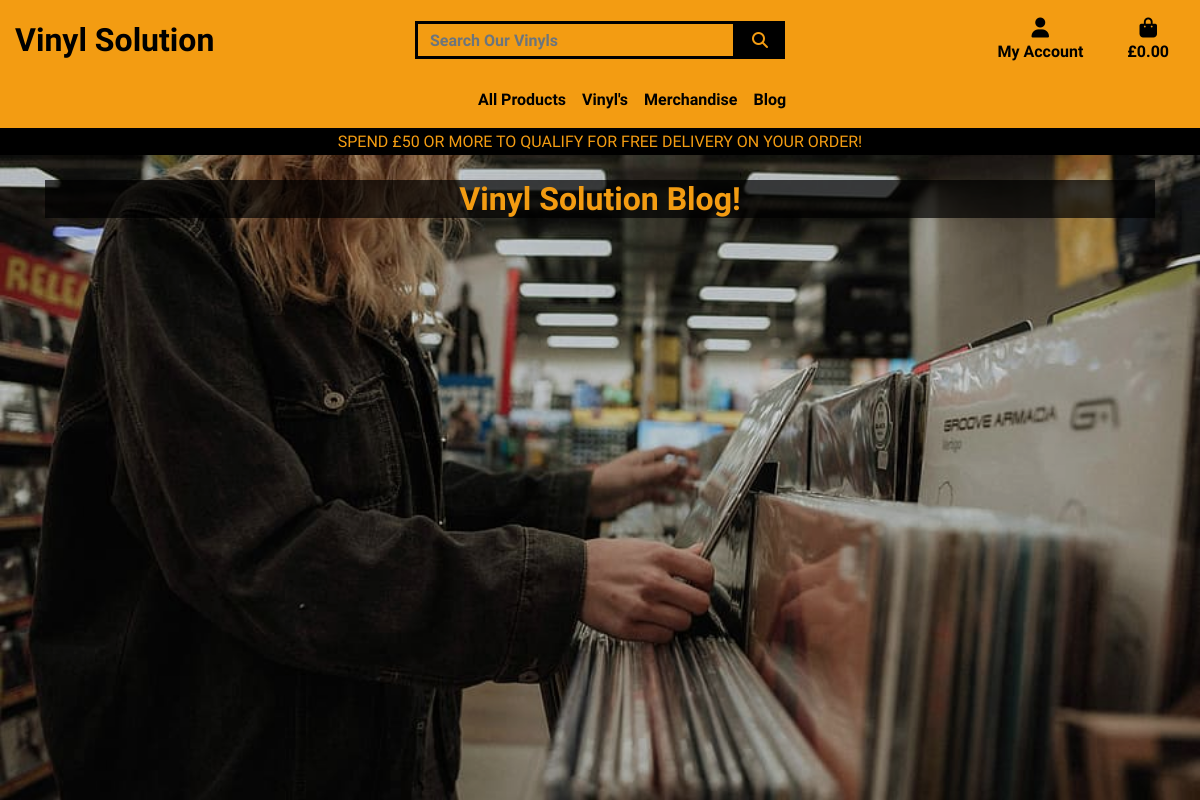
Page /blog/ on the earlier database version.
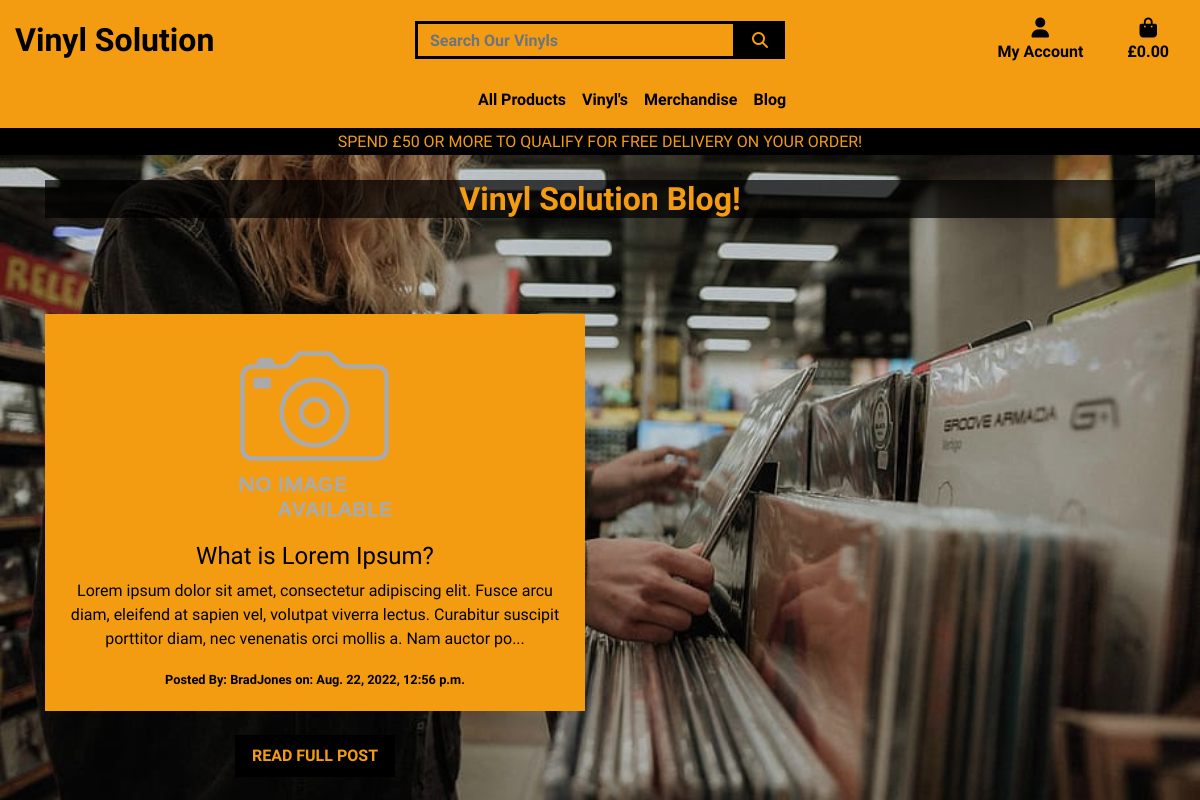
Same page on the later database version.
### blog/models.py (models this page shows, shortened)
class BlogPost(models.Model):
    blog_title = models.CharField(max_length=80, null=True, blank=False)
    author = models.ForeignKey(
        User, on_delete=models.CASCADE, null=True, blank=True)
    date_created = models.DateTimeField(
        auto_now_add=True, null=True)
    blog_preview = models.CharField(max_length=254, null=True, blank=True)
    blog_body = models.TextField()
    image = models.ImageField(null=True, blank=True)
    image_url = models.URLField(max_length=1024, null=True, blank=True)
    class Meta:
        ordering = ['-date_created']

### blog/views.py (the view)
# urls.py: path('', views.blog, name='blog'),
def blog(request):
    blogposts = BlogPost.objects.all()
    context = {
        'blogposts': blogposts,
    }
    return render(request, 'blog/blog.html', context)

### bag/contexts.py (called while the page is built, shortened)
def bag_contents(request):
    bag_items = []
    total = 0
    product_count = 0
    bag = request.session.get('bag', {})
    if total < settings.FREE_DELIVERY_THRESHOLD:
        delivery = total * Decimal(settings.STANDARD_DELIVERY_PERCENTAGE / 100)
        free_delivery_delta = settings.FREE_DELIVERY_THRESHOLD - total
    else:
        delivery = 0
        free_delivery_delta = 0
    grand_total = delivery + total
    context = {
        'bag_items': bag_items,
        'total': total,
        'product_count': product_count,
        'delivery': delivery,
        'free_delivery_delta': free_delivery_delta,
        'free_delivery_threshold': settings.FREE_DELIVERY_THRESHOLD,
        'grand_total': grand_total,
    }
    return context

### blog/templates/blog/blog.html (shortened to what this page needs)
{% extends "base.html" %}
{% block page_header %}
<div class="container header-container">
    <div class="row">
        <div class="col mt-3">
            <h2 class="page-header text-center font-weight-bold">Vinyl Solution Blog!</h2>
        </div>
    </div>
</div>
{% endblock %}
{% block content %}
<div class="overlay"></div>
<div class="container mt-3">
    <div class="row">
        {% for blogpost in blogposts %}
            <div class="col-12 col-md-6 mt-5">
                <div class="text-center">
                    <div class="card-body mt-4">
                            {% if blogpost.image %}
                            <a href="{% url 'blog_detail' blogpost.id %}">
                                <img src="{{ blogpost.image.url }}" alt="{{ blogpost.blog_title }}" class="img-fluid">
                            {% else %}
                                <img src="{{ MEDIA_URL }}noimage.png" alt="{{ blogpost.blog_title }}" class="img-fluid">
                            {% endif %}
                            <h4 class="mx-2 my-2">{{ blogpost.blog_title }}</h4>
                            <p class="blog-text">{{blogpost.blog_body|slice:":200" }}...</p>
                            <small class="px-2 text-black font-weight-bold">Posted By: {{ blogpost.author }} <span class="date"> on: {{ blogpost.date_created }}</span></small>
                    </div>
                </div>
                <div class="text-center mt-4 mb-3">
                    <a href="{% url 'blog_detail' blogpost.id %}" class="shopping-button btn btn-lg rounded-0 text-uppercase">Read Full Post</a>
                </div>
            </div>
        {% endfor %}
    </div>
</div>
{% endblock %}

Differences in the rows shown:
added BlogPost: blog_title "What is Lorem Ipsum?", blog_body "Lorem ipsum dolor sit amet, consectetur adipiscing elit. Fusce arcu diam, eleifend at sapien vel, volutpat viverra lectus. Curabitur suscipit porttitor diam, nec venenatis orci mollis a. Nam auctor po", author "BradJones", date_created "Aug. 22, 2022, 12:56 p.m."
